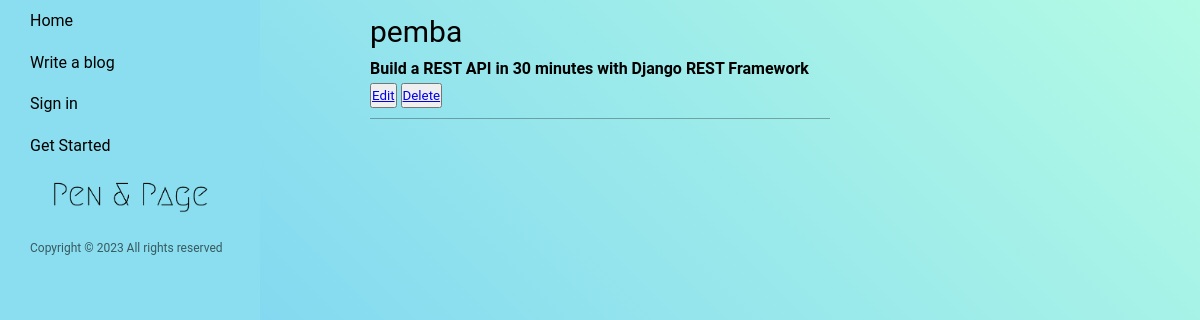
/profile/2, run on an earlier commit of the app's database.
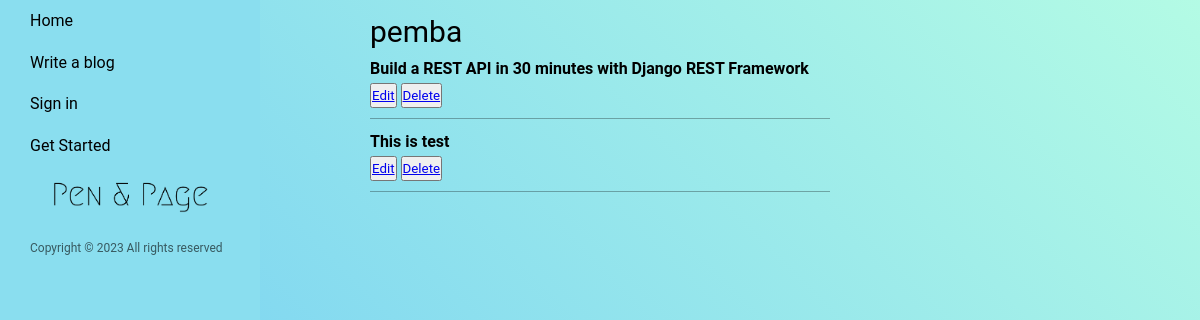
And on a later commit of the database.
### home/models.py (models this page shows, shortened)
class Blog(models.Model):
    title = models.CharField(max_length=250)
    author = models.ForeignKey(User, on_delete=models.CASCADE, null=True)
    content = RichTextUploadingField(null=True)
    slug = models.SlugField(max_length=1000, null=True, blank=True)
    category = models.CharField(
        max_length=50, choices=CATEGORY_CHOICES, null=True, default="Choose Category")
    cover_image = models.ImageField(upload_to="static/public/cover_image/")
    created_at = models.DateTimeField(auto_now_add=True)
    upload_to = models.DateField(auto_now=True)
    def __str__(self) -> str:
        return self.title

### home/views.py (the view)
# urls.py: path("profile/<int:authorid>", author_profile, name = "profile"),
def author_profile(request, authorid):
    context = {}
    try:
        blog_obj = Blog.objects.filter(author_id=authorid)
        print(blog_obj)
        try:
            author = blog_obj.first().author
            print("*")
            print(blog_obj)
            print(author)
            print("*")
            context['blog_author'] = author
        except Exception as e:
            pass
        context['blog_obj'] = blog_obj
        context['logged_user'] = request.user
        print(context)
    except Exception as e:
        print(e)
    return render(request, 'author_profile.html', context)

### home/templates/author_profile.html (shortened to what this page needs)
{% extends 'base.html' %}
{% block content %}
{% load static %}
<div class="mid-grid">
    <div class="author-profile-container">
        {% if blog_obj %}
        <div class="author-blog-item">
            <p class="author-title">{{blog_author}}</p>
            <div class="article-item">
                {% for blog in blog_obj %}
                <div class="card-body">
                    <div class="card-title">
                        <p class="article-link">{{ blog.title }}</p>
                    </div>
                    <div class="edit-delete-btn">
                        <button class="button-hold" type="submit"><a
                                href="{% url 'edit_blog' slug=blog.slug %}">Edit</a></button>
                        <button class="button-hold" type="submit"><a
                                href="{% url 'delete_blog' id=blog.id %}">Delete</a></button>
                    </div>
                </div>
                <div class="horizontal-line"></div>
                {% endfor %}
            </div>
        </div>
        {% else %}
        <p class="author-title">{{ logged_user }}</p>
        <p>No post</p>
        {% endif %}
    </div>
</div>
</div>
{% endblock %}

### home/templates/base.html (shortened to what this page needs)
{% load static %}
<!DOCTYPE html>
<html lang="en">
<head>
  <link rel="stylesheet" type="text/css" href=" {% static 'css/style.css' %} " />
</head>
<body>
  <div class="container">
    <div class="grid-container">
      <div class="navbar left-grid">
        <ul>
          <li><a href="{% url 'home' %}">Home</a></li>
          {% if user.is_authenticated %}
          <li><a href="{% url 'addblog' %}">Write a blog</a></li>
          <li><a class="profile-link" href="{% url 'author_profile' authorid=user.id %}">{{ user.username }}</a></li>
          <li><a class="logout-link" href="{% url 'logout' %}">Logout</a></li>
          {% else %}
          <li><a href="{% url 'login' %}">Write a blog</a></li>
          <li><a href="{% url 'login' %}">Sign in</a></li>
          <li><a href="{% url 'register' %}">Get Started</a></li>
          {% endif %}
        </ul>
        <div class="logo">
          <img src="{% static 'image/PenandPage_logo.png' %}" alt="Logo" />
        </div>
        <div class="footer">
          <footer class="left-footer" id="footer"></footer>
        </div>
      </div>
      {% block content %} {% endblock %}
    </div>
</body>
</html>

### static/css/style.css (style rules this page uses)
* { margin: 0; padding: 0; font-family: "Roboto", sans-serif; line-height: 1.6em; }
body { background: linear-gradient(45deg, rgba(66, 183, 245, 0.8) 0%, rgba(66, 245, 189, 0.4) 100%); }
ul { list-style-type: none; }
.grid-container { display: grid; grid-template-columns: 345px 1fr 345px; grid-template-rows: 100vh; }
.left-grid { grid-column: 1; font-size: 16px; line-height: 1.6em; background-color: #8adeef; position: fixed; top: 0; left: 0; height: 100vh; }
.navbar ul { list-style-type: none; margin: 0; padding: 0; }
.navbar li a { display: block; color: #000; padding: 8px 30px; text-decoration: none; }
.navbar ul li { color: black; text-decoration: none; position: relative; }
.navbar ul li::after { content: ""; position: absolute; left: 0; bottom: -2px; width: 100%; height: 2px; background-color: blue; transform: scaleX(0); transition: transform 0.3s ease-in-out; }
.left-grid>.logo img { width: 200px; align-items: center; padding: 8px 30px; }
footer#footer.left-footer { padding: 8px 30px; font-size: 12px; color: rgba(0, 0, 0, 0.6); }
.mid-grid { grid-column: 2; overflow-y: scroll; }
.article-item { padding: 8px 30px; }
.card-title { font-size: 20px; font-weight: bold; }

### home/templates/author_profile.html (style rules this page uses)
.mid-grid .author-profile-container { padding: 8px 25px; }
p.author-title { font-size: 30px; }
.card-title { font-size: 16px; }
.horizontal-line { border-top: 1px solid rgba(0, 0, 0, 0.300); margin-top: 10px; margin-bottom: 10px; }
.article-item { padding: 0; }

What changed in the data, as far as the page shows it:
added Blog: title "This is test"
